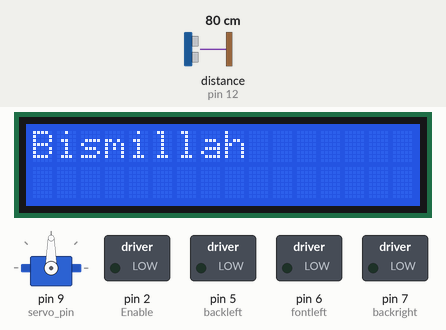
This sketch was run on a simulated Arduino Uno, built with avr-gcc and run on an emulated ATmega328P. Shown: 16×2 character LCD, servo, switched loads named in the sketch (green lamp = pin HIGH). Wiring (inferred from the names in the program): ultrasonic range finder: trigger pin 13; echo pin 12. Inputs (shaded band) come from the test bench; at power-on: distance to the obstacle (sensor on pin 12) 80 cm. The echo pulse lasts 58.3 µs per cm; pins used as bus, display or sensor lines are not drawn.

Above: at 0.1 s.
2.3 s: distance to the obstacle (sensor on pin 12) set to 2 cm
At 3.1 s:
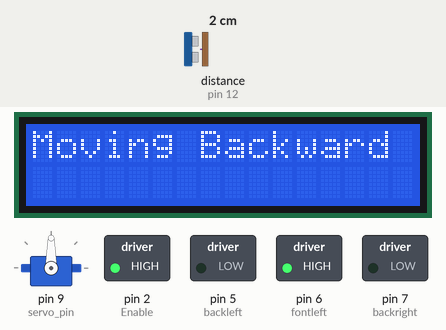
5.3 s: distance to the obstacle (sensor on pin 12) set to 250 cm
At 6.1 s:
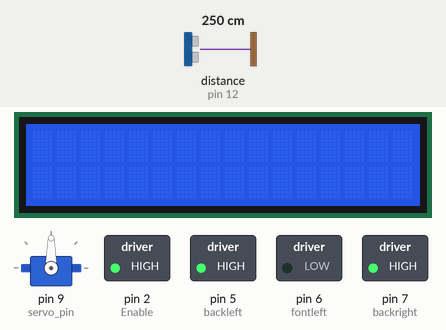
8.3 s: distance to the obstacle (sensor on pin 12) set to 4 cm
At 8.42 s:
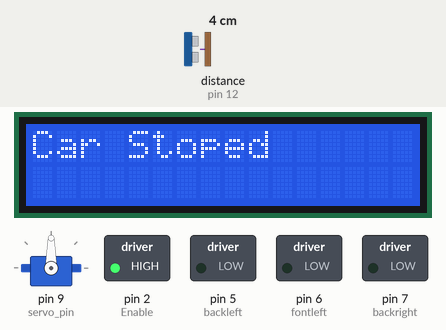
11.3 s: distance to the obstacle (sensor on pin 12) set to 28 cm
13.5 s: distance to the obstacle (sensor on pin 12) set to 33 cm
At 15.2 s:
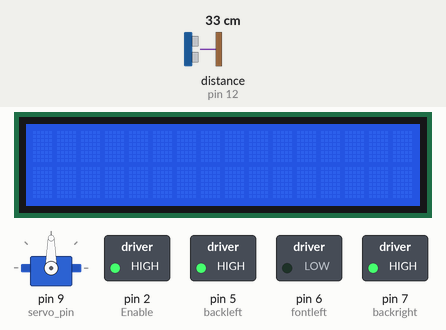
15.5 s: distance to the obstacle (sensor on pin 12) set to 60 cm
Timing chart, 0 to 18.5 s (numbered marks = the images above; inputs shaded):
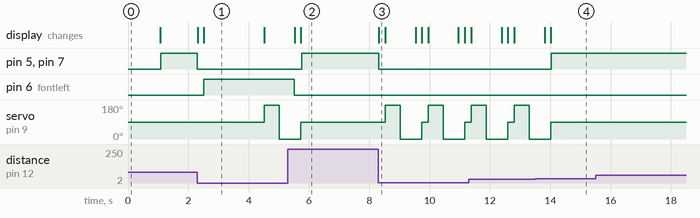

The sketch:

ROVO_CAR.cpp.ino
```cpp
#include<LiquidCrystal.h>
#include<AFMotor.h>
#include <Servo.h>


int fontright = 8;
int backright= 7;
int fontleft = 6;
int backleft  = 5;
int servo_pin = 9;
int trig = 13;
int ECHO = 12;
int Enable = 2;
int if_car_stop = 0;
LiquidCrystal lcd(A5,A4,A3,A2,A1,A0); //lcd(RS,E,D4,D5,D6,D7) kon pin kontate connet ace oitar jonno
Servo myServo;

void setup()
{
  lcd.begin(16,2);

  pinMode(2,OUTPUT); //Enable
  pinMode(5,OUTPUT); //backleft
  pinMode(6,OUTPUT); //fontleft
  pinMode(7,OUTPUT); //backright
  pinMode(8,OUTPUT); //fontright
  pinMode(9,OUTPUT); //servopin
  pinMode(12,INPUT); //Echo
  pinMode(13,OUTPUT); //trigger

  myServo.attach(servo_pin);

  lcd.setCursor(0,0);
  lcd.print("Bismillah");
  delay(1000);
  lcd.clear();
  myServo.write(90);
  digitalWrite(Enable,HIGH);

}

void loop()
{
  float dis = distance_cm();
  if(dis>=30)
  {
    lcd.print("Moving Forward");
    delay(10);
    Move_forward();
    lcd.clear();
  }
  else
  {
      Stop();
      if(!if_car_stop) Move_back();
      //left distance
      myServo.write(180);
      float dis_left = distance_cm();
      delay(500);

      //right distance
      myServo.write(0);
      float dis_right = distance_cm();
      delay(500);

      if(dis_right>=30)
      {
        Turn_right();
      }
      else if(dis_left>=30)
      {
         Turn_left();
      }
      else
      {
        Stop();
        if_car_stop = 1;
      }
      myServo.write(90);
  }
}

float distance_cm() //Ultrasonic sensor
{
  digitalWrite(trig,LOW);
  delay(2);
  digitalWrite(trig,HIGH);
  delayMicroseconds(10);
  digitalWrite(trig,LOW);
  float T = pulseIn(ECHO,HIGH);//time echo ekabar high howar por koto time por low hoise tar duration
  float dis = T * 0.034 ;//(0.034cm is 1 sec e otikkranto durutto)
  dis = dis / 2;
  return dis;
}

/*
   MOTOR DIRECTION
   0 0 = OFF
   1 1 = OFF
   0 1 = FORWARD
   1 0 = BACKWARD
*/

void Move_forward()
{
  //Move Forward
    digitalWrite(fontleft,LOW);
    digitalWrite(backleft,HIGH);
    digitalWrite(fontright,LOW);
    digitalWrite(backright,HIGH);
}
void Move_back()
{
  //Move Back
  lcd.print("Moving Backward");
  digitalWrite(fontleft,HIGH);
  digitalWrite(backleft,LOW);
  digitalWrite(fontright,HIGH);
  digitalWrite(backright,LOW);
  delay(2000);
  lcd.clear();
}
void Turn_right()
{
   //TURN RIGHT
  lcd.print("Turning Right");
  digitalWrite(fontleft,LOW);
  digitalWrite(backleft,HIGH);
  digitalWrite(fontright,LOW);
  digitalWrite(backright,LOW);
  delay(2000);
  lcd.clear();
}
void Turn_left()
{
  //TURN LEFT
  lcd.print("Turning Left");
  digitalWrite(fontleft,LOW); //  fontleft.run();
  digitalWrite(backleft,LOW); //  backleft.run();
  digitalWrite(fontright,LOW);//  fontright.run();
  digitalWrite(backright,HIGH);//  backright.run();
  delay(2000);
  lcd.clear();
}
void Stop()
{
      //stop
      digitalWrite(fontleft,LOW); //  fontleft.run(RELEASE);
      digitalWrite(backleft,LOW); //  backleft.run(RELEASE);
      digitalWrite(fontright,LOW);//  fontright.run(RELEASE);
      digitalWrite(backright,LOW);//  backright.run(RELEASE);
      lcd.clear();
      lcd.print("Car Stoped");
      delay(200);
      lcd.clear();
      lcd.clear();
}
```

Measured:
- the behaviour switches between 30 and 31 cm on distance to the obstacle (sensor on pin 12) (found by bisection; images 3 and 4)
- after the input at 2.3 s, pin 5 (backleft), pin 7 (backright): HIGH → LOW at once; pin 6 (fontleft): LOW → HIGH after 0.21 s; servo on pin 9 (servo_pin): 90° → 180° after 2.2 s, → 0° 0.50 s later; the display: first changes at once (image 1 shows a later state)
- after the input at 5.3 s, pin 5 (backleft), pin 7 (backright): LOW → HIGH after 0.46 s; servo on pin 9 (servo_pin): goes on until 5.7 s, then stays 90°
- after the input at 8.3 s, pin 5 (backleft), pin 7 (backright): HIGH → LOW at once; servo on pin 9 (servo_pin): 90° → 180° after 0.22 s, → 0° 0.50 s later, → 90° 0.71 s later, → 180° 0.21 s later, … (6 changes in this stretch); the display: changes at once (image 3)
- after the input at 13.5 s, pin 5 (backleft), pin 7 (backright): LOW → HIGH after 0.53 s; servo on pin 9 (servo_pin): goes on until 14.0 s, then stays 90°
- after the input at 15.5 s, every drawn part: stays the same
- what the display in image 1 shows lasts 2.0 s, from 2.5 s to 4.5 s
